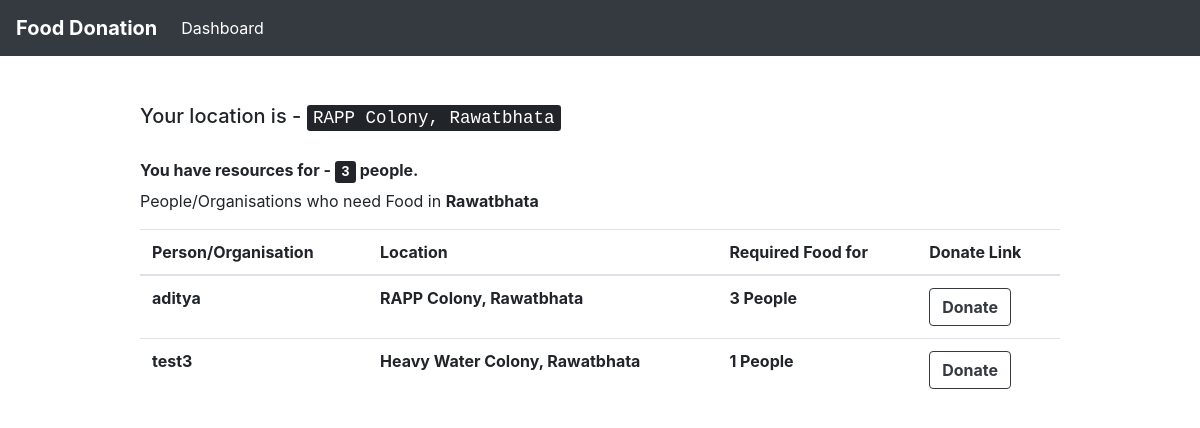
The app's page /users/showRecievers/ (signed in), older data.
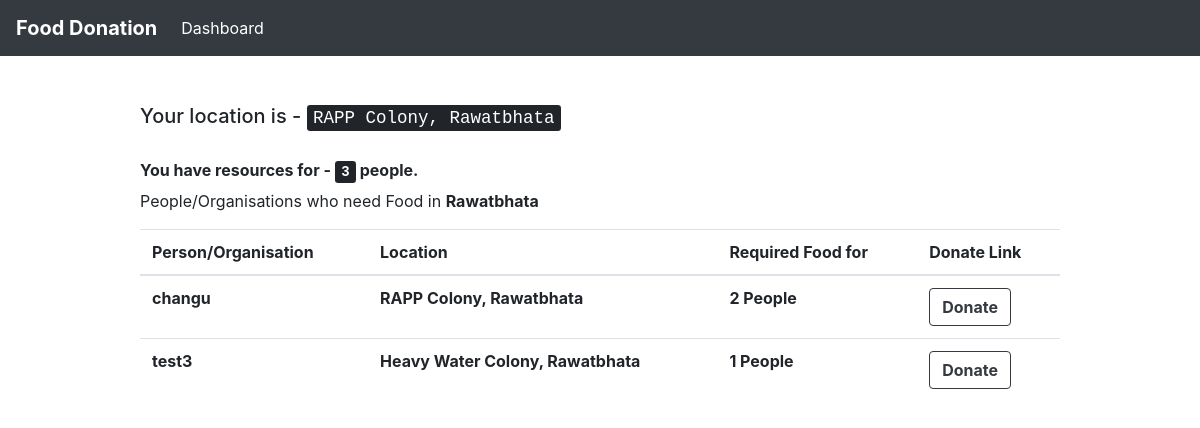
The same page, newer data.
### customUser/models.py (models this page shows, shortened)
class CustomUser(AbstractUser):
    pin_code = models.IntegerField(null = True)
    contact_no = models.IntegerField(null = True)
    resources = models.IntegerField(null = True) # no. of persons avability/requirement
    locality = models.CharField(max_length = 100)
    city = models.CharField(max_length = 50)
    """CHOICES=[('0','Donor'),
                   ('1','Reciever')]"""
    state = models.CharField(max_length = 50, default = " ")
    donor = models.BooleanField(default = 'False') # 0 - Donor 1 - Reciever
    email = models.EmailField(unique=True)
    organisation = models.BooleanField(default = 'False')

### customUser/views.py (the view)
# urls.py: path('showRecievers/', views.show_nearby_recievers, name = 'showNearbyRecievers'),
@login_required(login_url = "/users/login")
def show_nearby_recievers(request):
	you = request.user
	you_address = you.locality + ',' + you.city
	donors = CustomUser.objects.filter(city = you.city)
	return render(request, 'show_recievers.html', {'you' : you, 'donors' : donors})

### templates/show_recievers.html (shortened to what this page needs)
{% extends 'base.html' %}
{% block content %}
	<h5> Your location is - <kbd> {{ you.locality }}, {{ you.city }} </kbd> </h5> <br>
	<h6> <strong> You have resources for - <kbd> {{ you.resources }}</kbd> people.</strong></h6>
	<p> People/Organisations who need Food in <strong> {{ you.city }} </strong> </p>
	<table class = "table">
			<thead>
				<tr>
					<th scope="col"> Person/Organisation </th>
					<th scope="col"> Location </th>
					<th scope="col"> Required Food for </th>
					<th scope ="col"> Donate Link </th>
				</tr>
			</thead>
			<tbody>
	{% for i in donors %}
		{% if i.username != 'admin' and i.donor == False and i.resources > 0 %}
				<tr>
				<th scope="row"> {{ i.username }}  </th>
				<th scope="row"> {{ i.locality }}, {{ i.city }} </th>
				<th scope="row"> {{ i.resources }} People </th>
				<th scope="row">
					<a href="{% url 'donation_done' i.email %}" class="btn btn-outline-dark"  method = "post"><strong>Donate</strong></a>
				</th>
			</tr>
		{% endif %}
	{% endfor %}
	</tbody>
			</table>
	<br> <br>
{% endblock %}

Row changes from the older to the newer data that the page shows:
no longer on one of the page's lists (row edited): CustomUser: username "aditya", locality "RAPP Colony", city "Rawatbhata", resources "3"
now on this page (row edited): CustomUser: username "changu", locality "RAPP Colony", city "Rawatbhata", resources "2"
